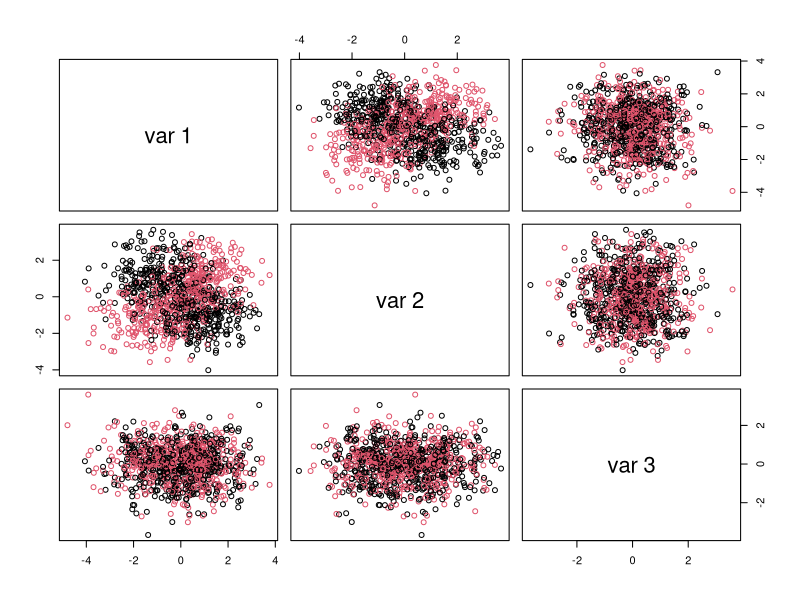
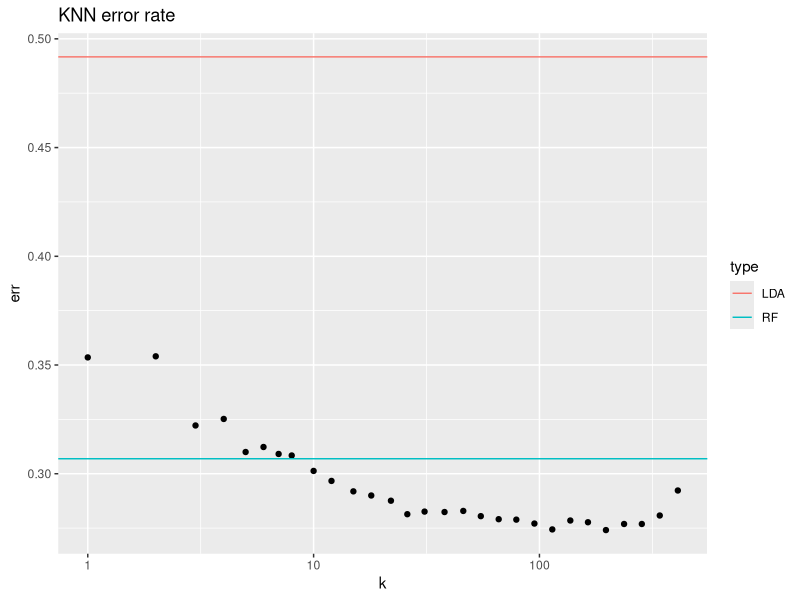
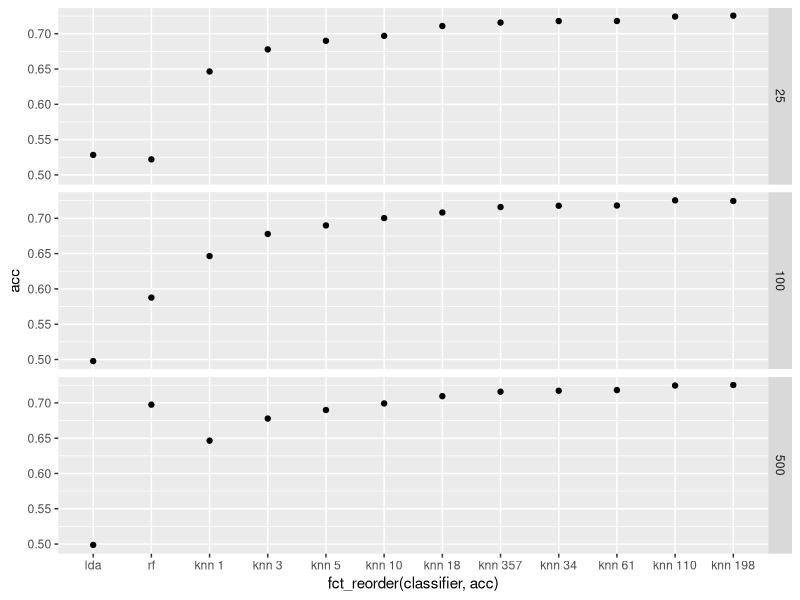

Write the R code that produced these figures, in order.
## ---- chunk 1
library(randomForest)
library(MASS)
library(class)
library(tidyverse)
knitr::opts_chunk$set(echo = TRUE)
## ---- chunk 2
# How many observations:
nObs <- 1000
# How many predictors are associated with outcome:
nClassVars <- 2
# How many predictors are not:
nNoiseVars <- 1
# To modulate average difference between two classes' predictor values:
deltaClass <- 1
# Simulate training and test datasets with an interaction 
# between attribute levels associated with the outcome:
xyzTrain <- matrix(rnorm(nObs*(nClassVars+nNoiseVars)),nrow=nObs,ncol=nClassVars+nNoiseVars)
xyzTest <- matrix(rnorm(10*nObs*(nClassVars+nNoiseVars)),nrow=10*nObs,ncol=nClassVars+nNoiseVars)
classTrain <- 1
classTest <- 1
for ( iTmp in 1:nClassVars ) {
  deltaTrain <- sample(deltaClass*c(-1,1),nObs,replace=TRUE)
  xyzTrain[,iTmp] <- xyzTrain[,iTmp] + deltaTrain
  classTrain <- classTrain * deltaTrain
  deltaTest <- sample(deltaClass*c(-1,1),10*nObs,replace=TRUE)
  xyzTest[,iTmp] <- xyzTest[,iTmp] + deltaTest
  classTest <- classTest * deltaTest
}
classTrain <- factor(classTrain > 0)
table(classTrain)
# plot resulting attribute levels colored by outcome:
pairs(xyzTrain,col=as.numeric(classTrain))
## ---- chunk 3
# Fit random forest to train data, obtain test error:
rfRes <- randomForest(xyzTrain,classTrain)
rfTmpTbl <- table(classTest,predict(rfRes,newdata=xyzTest))
rfTmpTbl
## ---- chunk 4
# Fit LDA model to train data and evaluate error on the test data:
ldaRes <- lda(xyzTrain,classTrain)
ldaTmpTbl <- table(classTest,predict(ldaRes,newdata=xyzTest)$class)
ldaTmpTbl
## ---- chunk 5
# Fit KNN model at several levels of k:
dfTmp <- NULL
for ( kTmp in sort(unique(floor(1.2^(1:33)))) ) {
  knnRes <- knn(xyzTrain,xyzTest,classTrain,k=kTmp)
  tmpTbl <- table(classTest,knnRes)
  dfTmp <- rbind(dfTmp,data.frame(err=1-sum(diag(tmpTbl))/sum(tmpTbl),k=kTmp))
}
ggplot(dfTmp,aes(x=k,y=err))+geom_point()+scale_x_log10()+geom_hline(aes(yintercept = err,colour=type),data=data.frame(type=c("LDA","RF"),err=c(1-sum(diag(ldaTmpTbl))/sum(ldaTmpTbl),1-sum(diag(rfTmpTbl))/sum(rfTmpTbl))))+ggtitle("KNN error rate")
## ---- chunk 6
generateData <- function(nObs = 1000, nClassVars = 2, nNoiseVars = 1, deltaClass = 1, 
                         nTest = 10000) {
  # nObs: How many observations
  # nClassVars: How many predictors are associated with outcome
  # nNoiseVars: How many predictors are not
  # deltaClass: To modulate average difference between two classes' predictor values
  # nTest: Size of the test set
  
  # Simulate training and test datasets with an interaction 
  # between attribute levels associated with the outcome:
  xyzTrain <- matrix(rnorm(nObs*(nClassVars+nNoiseVars)),
                     nrow=nObs,ncol=nClassVars+nNoiseVars)
  xyzTest <- matrix(rnorm(nTest*(nClassVars+nNoiseVars)),
                    nrow=nTest,ncol=nClassVars+nNoiseVars)
  classTrain <- 1
  classTest <- 1
  for ( iTmp in 1:nClassVars ) {
    deltaTrain <- sample(deltaClass*c(-1,1),nObs,replace=TRUE)
    xyzTrain[,iTmp] <- xyzTrain[,iTmp] + deltaTrain
    classTrain <- classTrain * deltaTrain
    deltaTest <- sample(deltaClass*c(-1,1),nTest,replace=TRUE)
    xyzTest[,iTmp] <- xyzTest[,iTmp] + deltaTest
    classTest <- classTest * deltaTest
  }
  classTrain <- factor(classTrain > 0)
  list(trainData = xyzTrain, trainClass = classTrain, testData = xyzTest, testClass = classTest)
}
## ---- chunk 7
obsRange <- c(25, 100, 500)
probOneResults <- tibble()

for (obs in obsRange) {
  probOneData <- generateData(nObs = obs, nClassVars = 2, nNoiseVars = 3, deltaClass = 1)
  
  # Fit random forest to train data, obtain test error:
  rfRes <- randomForest(probOneData$trainData, probOneData$trainClass)
  rfTmpTbl <- table(probOneData$testClass,predict(rfRes,newdata=probOneData$testData))
  probOneResults <- rbind(probOneResults, tibble(
    nObs = obs,
    classifier = "rf",
    acc = sum(diag(rfTmpTbl)) / sum(rfTmpTbl)
  ))

  # Fit LDA model to train data and evaluate error on the test data:
  ldaRes <- lda(probOneData$trainData,probOneData$trainClass)
  ldaTmpTbl <- table(probOneData$testClass,predict(ldaRes,newdata=probOneData$testData)$class)
  probOneResults <- rbind(probOneResults, tibble(
    nObs = obs,
    classifier = "lda",
    acc = sum(diag(ldaTmpTbl)) / sum(ldaTmpTbl)
  ))

  # knn classifier
  dfTmp <- NULL
  for ( kTmp in sort(unique(floor(1.8^(1:10)))) ) {
    knnRes <- knn(xyzTrain,xyzTest,classTrain,k=kTmp)
    tmpTbl <- table(classTest,knnRes)
    probOneResults <- rbind(probOneResults, tibble(
      nObs = obs,
      classifier = paste("knn", kTmp),
      acc = sum(diag(tmpTbl)) / sum(tmpTbl)
    ))
  }
}
## ---- chunk 8
ggplot(probOneResults, aes(x = fct_reorder(classifier, acc), y = acc)) + 
  geom_point() + facet_grid(nObs ~ .)
